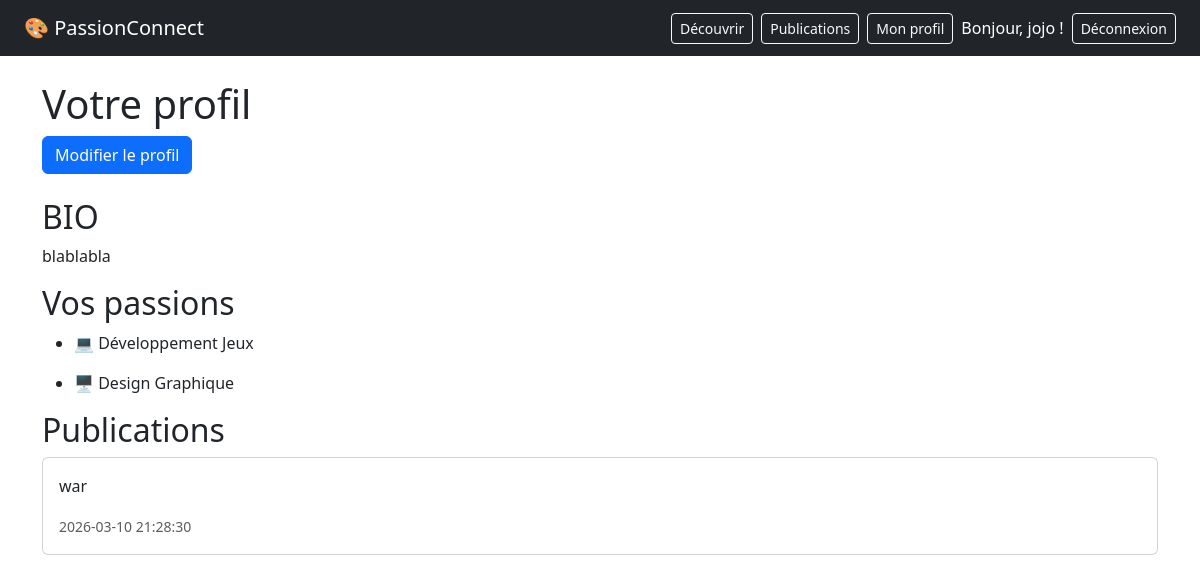
/profil (signed in), run on an earlier commit of the app's database.
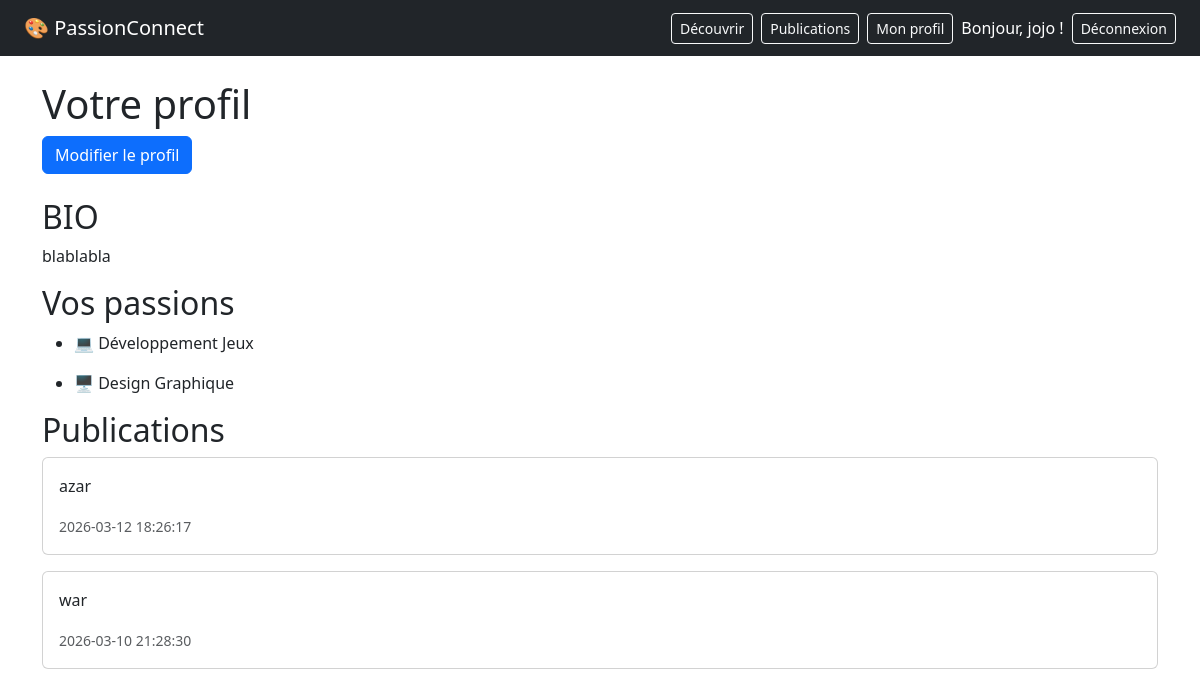
And on a later commit of the database.
### tables this page shows
CREATE TABLE passion (
            id INTEGER PRIMARY KEY AUTOINCREMENT,
            nom TEXT NOT NULL UNIQUE,
            icone TEXT
        );

CREATE TABLE publication (
            id INTEGER PRIMARY KEY AUTOINCREMENT,
            contenu TEXT NOT NULL,
            image TEXT,
            created_at TIMESTAMP DEFAULT CURRENT_TIMESTAMP,
            user_id INTEGER,
            FOREIGN KEY (user_id) REFERENCES user(id)
        );

### app/profil/routes.py (the view)
@profil.route('/profil')
@login_required
def mon_profil():
    db = get_db()
    cursor = db.cursor()
    passion = cursor.execute('''
        SELECT passion.nom, passion.icone FROM passion
        JOIN user_passion ON passion.id = user_passion.passion_id
        WHERE user_passion.user_id = ?
    ''',(current_user.id,)).fetchall()
    publications = cursor.execute('''
        SELECT * FROM publication
        WHERE user_id = ?
        ORDER BY created_at DESC
    ''', (current_user.id,)).fetchall()
    db.close()
    return render_template('profil.html', passion = passion,  publications=publications)

### app/__init__.py (called while the page is built)
def create_app():
    app = Flask(__name__)
    app.config.from_object(Config)
    login_manager.init_app(app)
    bcrypt.init_app(app)
    login_manager.login_view = 'auth.connexion'
    login_manager.login_message = 'Connecte-toi pour accéder à cette page.'
    from app.auth.routes import auth
    app.register_blueprint(auth)
    from app.profil.routes import profil
    app.register_blueprint(profil)
    from app.decouverte.routes import decouverte
    app.register_blueprint(decouverte)
    from app.publication.routes import publication
    app.register_blueprint(publication)
    @login_manager.user_loader
    def load_user(user_id):
        from app.models import User
        return User.get_by_id(int(user_id))
    return app

### app/models.py (called while the page is built)
    @staticmethod
    def get_by_id(user_id):
        db = get_db()
        cursor = db.cursor()
        user = cursor.execute(
            'SELECT * FROM user WHERE id = ?', (user_id,)
        ).fetchone()
        db.close()
        if user:
            return User(user['id'], user['username'], user['email'], user['bio'])
        return None

### app/templates/profil.html
{% extends 'base.html' %}
{% block contenu %}
    <h1>Votre profil</h1>
    <a href="/profil/modifier" class="btn btn-primary mb-4">Modifier le profil</a>
    <h2>BIO</h2>
    <p>
        {% if current_user.bio%}
            {{current_user.bio}}
        {% else %}
            <em>Acune bio pour l'instant</em>
        {% endif %}
    </p>
    <h2>Vos passions</h2>
        {% if passion %}
           <ul>
                {% for p in passion %}
                    <li><p>{{p.icone}} {{p.nom}}</p></li>
                {% endfor %}
            </ul>
        {% else %}
            <em>Acune passion pour l'instant</em>
        {% endif %}
    <h2>Publications</h2>
    {% if publications %}
        {% for pub in publications %}
            <div class="card mb-3">
                <div class="card-body">
                    <p>{{ pub.contenu }}</p>
                    <small class="text-muted">{{ pub.created_at }}</small>
                </div>
            </div>
        {% endfor %}
    {% else %}
        <em>Aucune publication pour l'instant</em>
    {% endif %}
{% endblock %}

What changed in the data, as far as the page shows it:
added publication: contenu "azar", created_at "2026-03-12 18:26:17"
